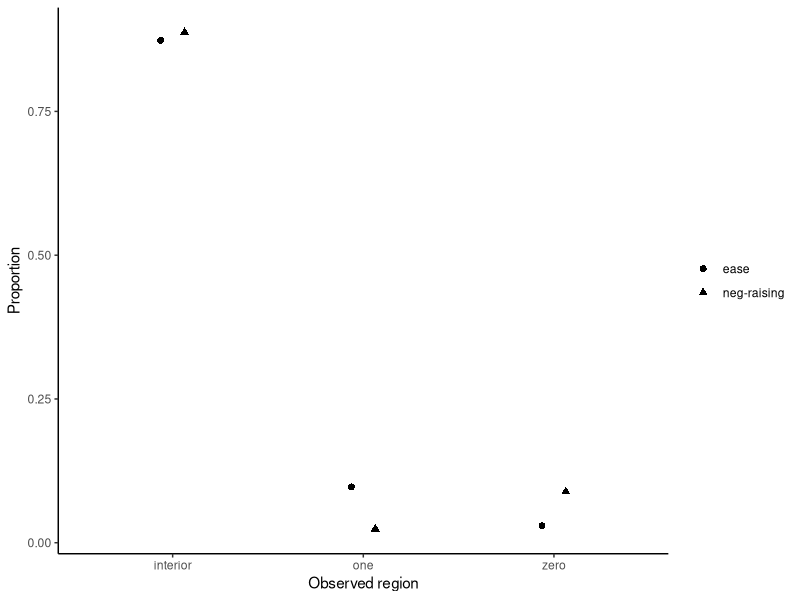

Write the R code that produced this figure.
## ---- chunk 1
#| label: load-meganegraising-beta
#| echo: true
mnr <- read.csv("data/meganegraising/meganegraising-balanced.csv")
endpoint_counts <- data.frame(
  response = rep(c("neg-raising", "ease"), each = 3L),
  region = rep(c("zero", "interior", "one"), times = 2L),
  observations = c(sum(mnr$negraising == 0),
                   sum(mnr$negraising > 0 & mnr$negraising < 1),
                   sum(mnr$negraising == 1),
                   sum(mnr$acceptability == 0),
                   sum(mnr$acceptability > 0 & mnr$acceptability < 1),
                   sum(mnr$acceptability == 1))
)
endpoint_counts
## ---- chunk 2
#| label: actual-endpoint-nudge
#| echo: true
n <- nrow(mnr)
transform_endpoint <- function(y) (y * (n - 1) + .5) / n
data.frame(recorded = c(0, 1), transformed = transform_endpoint(c(0, 1)),
           sample_size = n)
## ---- chunk 3
#| label: plot-endpoint-nudge
#| echo: true
library(ggplot2)
plot_data <- transform(endpoint_counts,
                       probability = observations / ave(observations, response, FUN = sum))
ggplot(plot_data, aes(region, probability, shape = response, group = response)) +
  geom_point(position = position_dodge(width = .25), size = 2) +
  labs(x = "Observed region", y = "Proportion", shape = NULL) +
  theme_classic()
